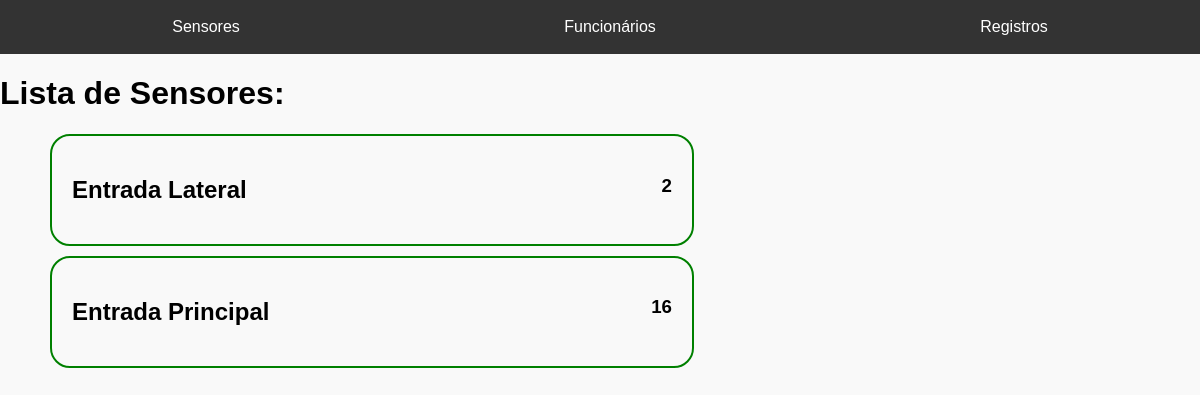
Page /sensorsList/ on the earlier database version.
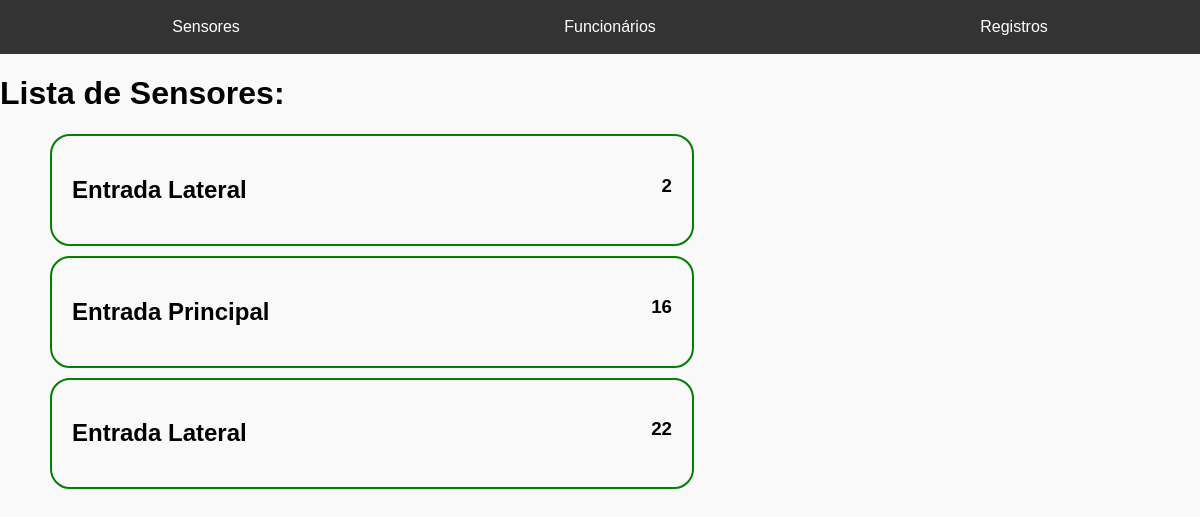
Same page on the later database version.
### rfidLog/models.py (models this page shows, shortened)
class sensor(models.Model):
    id = models.IntegerField(primary_key=True, unique=True)
    location = models.CharField(max_length=100)
    enabled = models.BooleanField(default=True)

### rfidLog/views.py (the view)
# urls.py: path('sensorsList/', sensorsList, name='sensorsList'),
def sensorsList(request):
    sensors = sensor.objects.all()
    return render(request, 'rfidLog/sensorsList.html', {'sensors': sensors})

### rfidLog/templates/rfidLog/sensorsList.html (shortened to what this page needs)
<!DOCTYPE html>
<html lang="en">
<head>
</head>
<body>
    <nav>
        <ul>
            <li>
                <a href="/sensorsList/">Sensores</a>
            </li>
            <li>
                <a href="/employeesList/">Funcionários</a>
            </li>
            <li>
                <a href="/logsList/">Registros</a>
            </li>
        </ul>
    </nav>
    <h1>Lista de Sensores:</h1>
    <ul>
        {% for sensor in sensors %}
        <li>
            {% if sensor.enabled %}
            <div class="enabled">
            {% else %}
            <div class="disabled">
            {% endif %}
                <h2>{{ sensor.location }}</h2>
                <h3>{{ sensor.id }}</h3>
            </div>
        </li>
        {% endfor %}
    </ul>
</body>
</html>

### rfidLog/templates/rfidLog/sensorsList.html (style rules this page uses)
body { font-family: Arial, sans-serif; background-color: #f9f9f9; margin: 0; padding: 0; }
nav { width: 100%; background-color: #333; padding: 10px; }
nav ul { list-style: none; margin: 0; padding: 0; display: flex; justify-content: space-around; }
nav ul li { margin: 0; }
nav ul li a { color: white; text-decoration: none; padding: 8px 16px; display: block; }
li { list-style: none; max-width: 600px; }
.enabled { border: 2px solid green; padding: 20px; margin: 10px; width: 600px; border-radius: 20px; display: flex; flex-direction: row; justify-content: space-between; }

Differences in the rows shown:
added sensor: location "Entrada Lateral", id "22"
